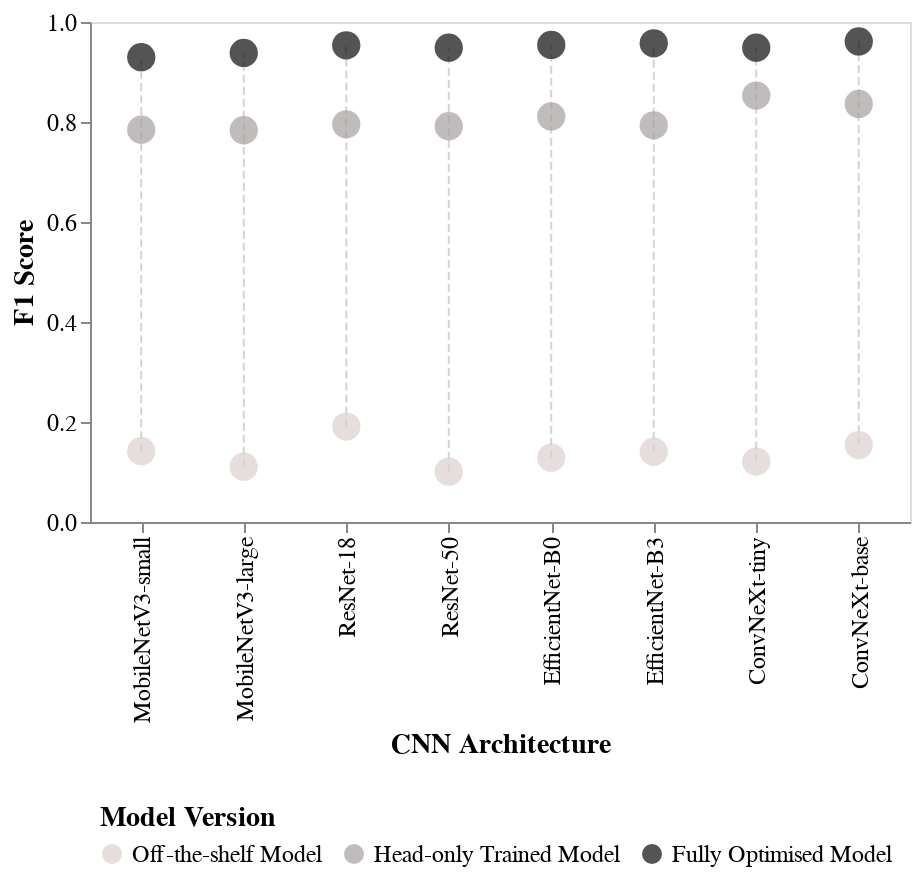

This figure's notebook cell:
### Code cell
final_f1_sort = overall_df[overall_df['model_type'] == 'Fully Optimised Model'].sort_values('f1_score', ascending=True).model_arch.tolist()

point_chart = alt.Chart(overall_df).mark_point(
    filled = True,
    size = 200
).encode(
    x = alt.X('model_arch_label', sort=final_f1_sort, title="CNN Architecture", axis=alt.Axis(grid=False)),
    y = alt.Y('f1_score', title='F1 Score', axis=alt.Axis(grid=False)),
    color = alt.Color("model_type", title="Model Version", scale=alt.Scale(domain=['Off-the-shelf Model', 'Head-only Trained Model', 'Fully Optimised Model'], range=["#DCCECE", "#A7A0A0", "#0C0B0B"]), legend=alt.Legend(orient='bottom', direction='horizontal'))
)

line_chart = alt.Chart(overall_df).mark_line(
    color="lightgray"
).encode(
    x=alt.X("model_arch_label", sort=final_f1_sort, axis=alt.Axis(grid=False)),
    y=alt.Y('f1_score', axis=alt.Axis(grid=False)),
    detail="model_arch",
    strokeDash=alt.value([4, 2]),
    strokeWidth=alt.value(1)
)

alt.layer(line_chart, point_chart).properties(
    width = 410,
    height = 250
).configure_axis(
    titleFontSize=14,
    labelFontSize=12
).configure_legend(
    titleFontSize=14,
    labelFontSize=12,
    padding=5
)

### Figure 1 — Vega-Lite specification as saved in the notebook (floating-point values rounded to 4 significant figures)
{"config": {"view": {"continuousWidth": 300, "continuousHeight": 300}, "axis": {"labelFontSize": 12, "titleFontSize": 14}, "legend": {"labelFontSize": 12, "padding": 5, "titleFontSize": 14}}, "layer": [{"mark": {"type": "line", "color": "lightgray"}, "encoding": {"detail": {"field": "model_arch", "type": "nominal"}, "strokeDash": {"value": [4, 2]}, "strokeWidth": {"value": 1}, "x": {"axis": {"grid": false}, "field": "model_arch_label", "sort": ["mobilenetv3small", "mobilenetv3large", "convnexttiny", "resnet50", "resnet18", "efficientnetb0", "efficientnetb3", "convnextbase"], "type": "nominal"}, "y": {"axis": {"grid": false}, "field": "f1_score", "type": "quantitative"}}}, {"mark": {"type": "point", "filled": true, "size": 200}, "encoding": {"color": {"field": "model_type", "legend": {"direction": "horizontal", "orient": "bottom"}, "scale": {"domain": ["Off-the-shelf Model", "Head-only Trained Model", "Fully Optimised Model"], "range": ["#DCCECE", "#A7A0A0", "#0C0B0B"]}, "title": "Model Version", "type": "nominal"}, "x": {"axis": {"grid": false}, "field": "model_arch_label", "sort": ["mobilenetv3small", "mobilenetv3large", "convnexttiny", "resnet50", "resnet18", "efficientnetb0", "efficientnetb3", "convnextbase"], "title": "CNN Architecture", "type": "nominal"}, "y": {"axis": {"grid": false}, "field": "f1_score", "title": "F1 Score", "type": "quantitative"}}}], "data": {"name": "data-e95439a098688bb4ceca662ab8df2f46"}, "height": 250, "width": 410, "$schema": "https://vega.github.io/schema/vega-lite/v5.20.1.json", "datasets": {"data-e95439a098688bb4ceca662ab8df2f46": [{"label_name": "macro_avg", "model_arch": "mobilenetv3small", "f1_score": 0.1416, "model_type": "Off-the-shelf Model", "model_arch_label": "MobileNetV3-small"}, {"label_name": "macro_avg", "model_arch": "mobilenetv3large", "f1_score": 0.1107, "model_type": "Off-the-shelf Model", "model_arch_label": "MobileNetV3-large"}, {"label_name": "macro_avg", "model_arch": "resnet18", "f1_score": 0.1909, "model_type": "Off-the-shelf Model", "model_arch_label": "ResNet-18"}, {"label_name": "macro_avg", "model_arch": "resnet50", "f1_score": 0.1006, "model_type": "Off-the-shelf Model", "model_arch_label": "ResNet-50"}, {"label_name": "macro_avg", "model_arch": "efficientnetb0", "f1_score": 0.1286, "model_type": "Off-the-shelf Model", "model_arch_label": "EfficientNet-B0"}, {"label_name": "macro_avg", "model_arch": "efficientnetb3", "f1_score": 0.1406, "model_type": "Off-the-shelf Model", "model_arch_label": "EfficientNet-B3"}, {"label_name": "macro_avg", "model_arch": "convnexttiny", "f1_score": 0.1209, "model_type": "Off-the-shelf Model", "model_arch_label": "ConvNeXt-tiny"}, {"label_name": "macro_avg", "model_arch": "convnextbase", "f1_score": 0.1539, "model_type": "Off-the-shelf Model", "model_arch_label": "ConvNeXt-base"}, {"label_name": "macro_avg", "model_arch": "mobilenetv3small", "f1_score": 0.7846, "model_type": "Head-only Trained Model", "model_arch_label": "MobileNetV3-small"}, {"label_name": "macro_avg", "model_arch": "mobilenetv3large", "f1_score": 0.7835, "model_type": "Head-only Trained Model", "model_arch_label": "MobileNetV3-large"}, {"label_name": "macro_avg", "model_arch": "resnet18", "f1_score": 0.7953, "model_type": "Head-only Trained Model", "model_arch_label": "ResNet-18"}, {"label_name": "macro_avg", "model_arch": "resnet50", "f1_score": 0.7917, "model_type": "Head-only Trained Model", "model_arch_label": "ResNet-50"}, {"label_name": "macro_avg", "model_arch": "efficientnetb0", "f1_score": 0.8112, "model_type": "Head-only Trained Model", "model_arch_label": "EfficientNet-B0"}, {"label_name": "macro_avg", "model_arch": "efficientnetb3", "f1_score": 0.7934, "model_type": "Head-only Trained Model", "model_arch_label": "EfficientNet-B3"}, {"label_name": "macro_avg", "model_arch": "convnexttiny", "f1_score": 0.8528, "model_type": "Head-only Trained Model", "model_arch_label": "ConvNeXt-tiny"}, {"label_name": "macro_avg", "model_arch": "convnextbase", "f1_score": 0.8361, "model_type": "Head-only Trained Model", "model_arch_label": "ConvNeXt-base"}, {"label_name": "macro_avg", "model_arch": "convnextbase", "f1_score": 0.9612, "model_type": "Fully Optimised Model", "model_arch_label": "ConvNeXt-base"}, {"label_name": "macro_avg", "model_arch": "convnexttiny", "f1_score": 0.9486, "model_type": "Fully Optimised Model", "model_arch_label": "ConvNeXt-tiny"}, {"label_name": "macro_avg", "model_arch": "efficientnetb0", "f1_score": 0.9541, "model_type": "Fully Optimised Model", "model_arch_label": "EfficientNet-B0"}, {"label_name": "macro_avg", "model_arch": "efficientnetb3", "f1_score": 0.9575, "model_type": "Fully Optimised Model", "model_arch_label": "EfficientNet-B3"}, {"label_name": "macro_avg", "model_arch": "mobilenetv3large", "f1_score": 0.938, "model_type": "Fully Optimised Model", "model_arch_label": "MobileNetV3-large"}, {"label_name": "macro_avg", "model_arch": "mobilenetv3small", "f1_score": 0.9296, "model_type": "Fully Optimised Model", "model_arch_label": "MobileNetV3-small"}, {"label_name": "macro_avg", "model_arch": "resnet18", "f1_score": 0.9533, "model_type": "Fully Optimised Model", "model_arch_label": "ResNet-18"}, {"label_name": "macro_avg", "model_arch": "resnet50", "f1_score": 0.9486, "model_type": "Fully Optimised Model", "model_arch_label": "ResNet-50"}]}}
